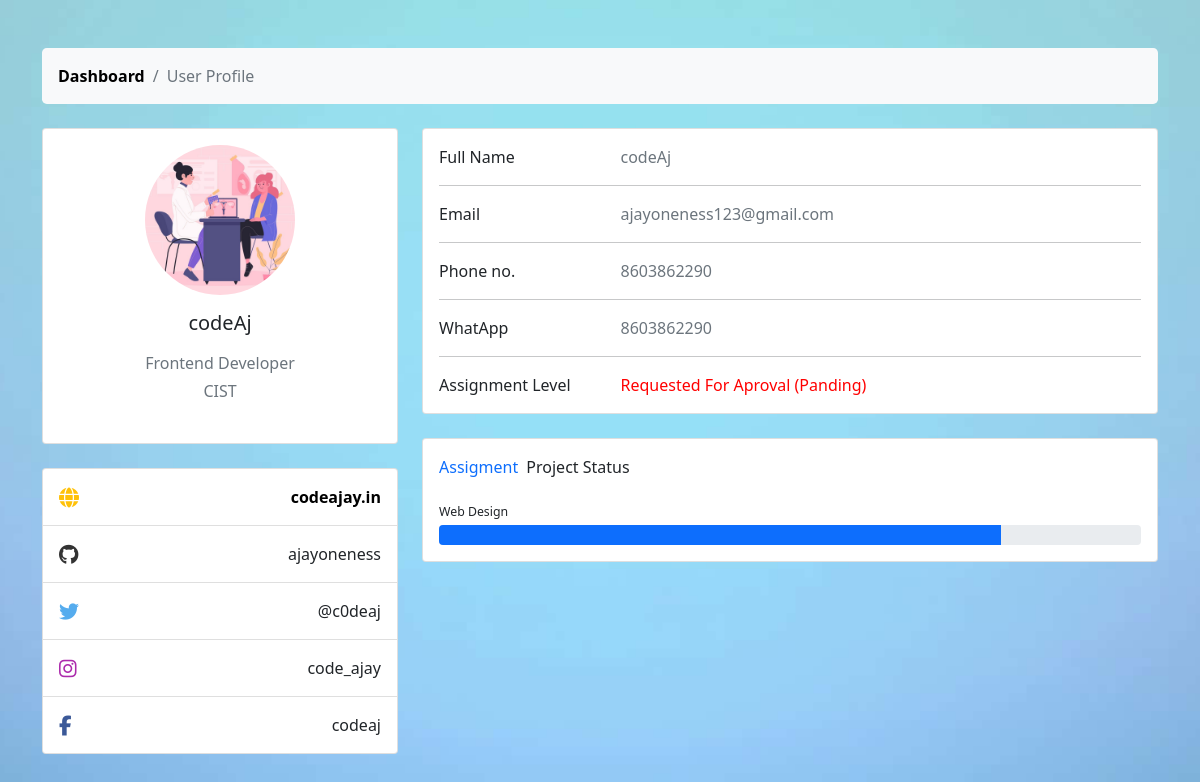
The page /profile/ (signed in) on the database as committed earlier.
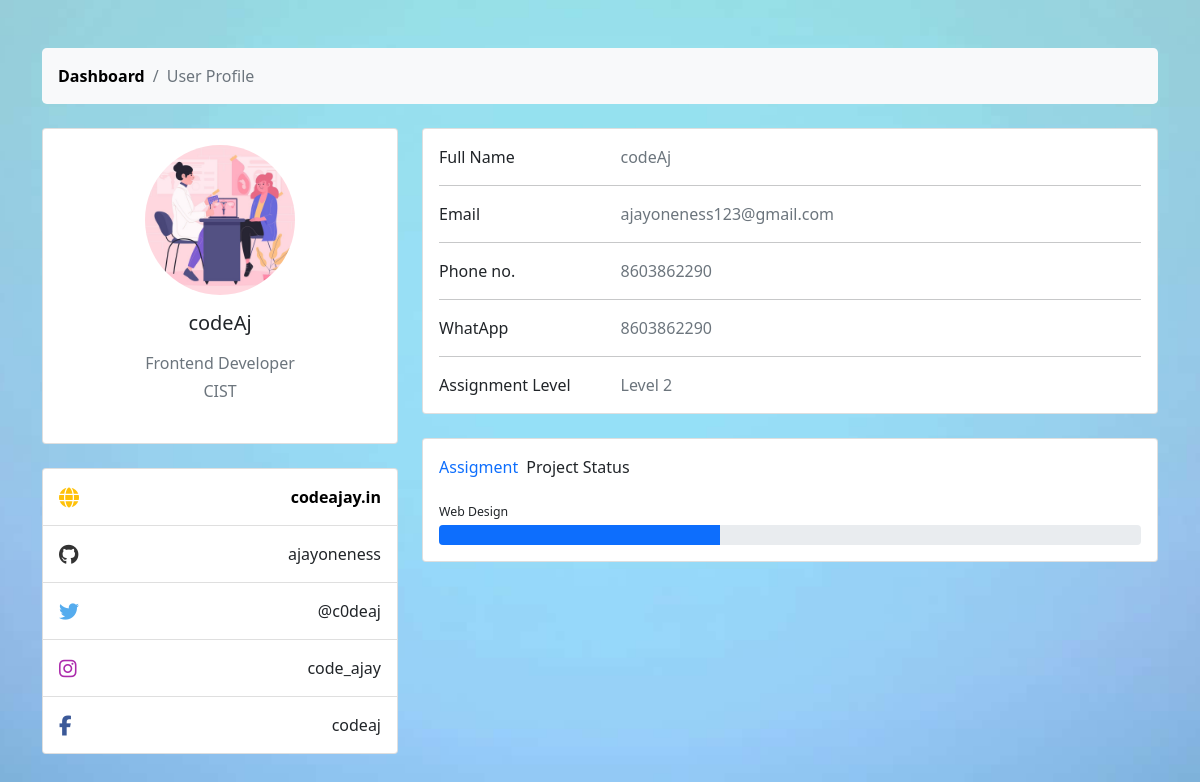
The same page on the database as committed later.
### accounts/models.py (models this page shows, shortened)
class Student(AbstractBaseUser, PermissionsMixin):
    STATUS_NOT_STARTED = 'not_started'
    STATUS_IN_PROGRESS = 'in_progress'
    STATUS_UNDER_REVIEW = 'under_review'
    STATUS_COMPLETED = 'completed'
    STATUS_REJECTED = 'rejected'
    STATUS_CHOICES = [
        (STATUS_NOT_STARTED, 'Not Started'),
        (STATUS_IN_PROGRESS, 'In Progress'),
        (STATUS_UNDER_REVIEW, 'Under Review'),
        (STATUS_COMPLETED, 'Completed'),
        (STATUS_REJECTED, 'Rejected'),
    ]
    email = models.EmailField(unique=True)
    name = models.CharField(max_length=255)
    profile_pic = models.ImageField(upload_to='profile_pics/', null=True, blank=True)
    phone_no = models.CharField(max_length=15, null=True, blank=True)
    whatsapp_no = models.CharField(max_length=15, null=True, blank=True)
    college = models.CharField(max_length=255, null=True, blank=True)
    domain = models.ForeignKey(Domain, on_delete=models.SET_NULL, null=True, blank=True)
    assignment1 = models.ForeignKey(Assignment, on_delete=models.SET_NULL, null=True, blank=True, related_name='assignment1')
    assignment1status = models.CharField(
        max_length=20,
        choices=STATUS_CHOICES,
        default=STATUS_NOT_STARTED,
    )
    assignment1starttime = models.DateTimeField(blank=True,null=True)
    assignment1endttime = models.DateTimeField(blank=True,null=True)
    assignment1rejectioncount = models.IntegerField(default=0)
    assignment2 = models.ForeignKey(Assignment, on_delete=models.SET_NULL, null=True, blank=True, related_name='assignment2')
    assignment2status = models.CharField(
        max_length=20,
        choices=STATUS_CHOICES,
        default=STATUS_NOT_STARTED,
    )
    assignment2starttime = models.DateTimeField(blank=True,null=True)
    assignment2endttime = models.DateTimeField(blank=True,null=True)
    assignment2rejectioncount = models.IntegerField(default=0)
    assignment3 = models.ForeignKey(Assignment, on_delete=models.SET_NULL, null=True, blank=True, related_name='assignment3')
    assignment3status = models.CharField(
        max_length=20,
        choices=STATUS_CHOICES,
        default=STATUS_NOT_STARTED,
    )
    assignment3starttime = models.DateTimeField(blank=True,null=True)
    assignment3endttime = models.DateTimeField(blank=True,null=True)
    assignment3rejectioncount = models.IntegerField(default=0)
    level_choices_student = [(0, 'Not Started'), (1, 'Level 1'), (2, 'Level 2'), (3, 'Level 3'), (4, 'pending'), (5, 'Certificate Level')]
    level_student = models.IntegerField(choices=level_choices_student, default=0)
    otp = models.IntegerField(null=True, blank=True)
    is_active = models.BooleanField(default=True)
    is_staff = models.BooleanField(default=False)
    date_joined = models.DateTimeField(default=timezone.now)
    objects = StudentManager()
    USERNAME_FIELD = 'email'
    REQUIRED_FIELDS = ['name']

class Domain(models.Model):
    domain_name = models.CharField(max_length=255)
    domain_description = models.TextField()
    def __str__(self):
        return self.domain_name

### accounts/views.py (the view)
# urls.py: path('profile/',views.Profile,name="profile"),
@login_required(login_url='/')
def Profile(request):
    return render(request,"profile.html")

### templates/profile.html (shortened to what the changed rows need)
{% load static %}
<!DOCTYPE html>
<html lang="en">
<head>
<link href="https://cdn.jsdelivr.net/npm/bootstrap@5.0.2/dist/css/bootstrap.min.css" rel="stylesheet">
<link rel="stylesheet" href="https://cdnjs.cloudflare.com/ajax/libs/font-awesome/6.5.2/css/all.min.css" />
</head>
<body>
    <section>
        <div class="container py-5">
          <div class="row">
            <div class="col-lg-4">
              <div class="card mb-4">
                <div class="card-body text-center">
                  {% if user.profile_pic %}
                  <img src="{{user.profile_pic.url}}" alt="avatar"
                    class="rounded-circle img-fluid" style="width: 150px;">
                  {% else %}
                  <img src="https://t4.ftcdn.net/jpg/01/07/43/45/360_F_107434511_iarF2z88c6Ds6AlgtwotHSAktWCdYOn7.jpg" alt="avatar"
                    class="rounded-circle img-fluid" style="width: 150px;">
                  {% endif %}
                  <h5 class="my-3">{{user.name}}</h5>
                  <p class="text-muted mb-1">{{user.domain}}</p>
                  <p class="text-muted mb-4">{{user.college}}</p>
                </div>
              </div>
            </div>
            <div class="col-lg-8">
              <div class="card mb-4">
                <div class="card-body">
                  <div class="row">
                    <div class="col-sm-9">
                      <p class="text-muted mb-0">{{user.name}}</p>
                    </div>
                  </div>
                  <div class="row">
                    <div class="col-sm-9">
                      <p class="text-muted mb-0">{{user.email}}</p>
                    </div>
                  </div>
                  <div class="row">
                    <div class="col-sm-9">
                      <p class="text-muted mb-0">{{user.phone_no}}</p>
                    </div>
                  </div>
                  <div class="row">
                    <div class="col-sm-9">
                      <p class="text-muted mb-0">{{user.whatsapp_no}}</p>
                    </div>
                  </div>
                  <div class="row">
                    <div class="col-sm-9">
                      {% if user.level_student == 4 %}
                      <p class="text-mut mb-0" style="color:red;">Requested For Aproval (Panding) </p>
                      {% else %}
                      <p class="text-muted mb-0">Level {{user.level_student}}</p>
                      {% endif %}
                    </div>
                  </div>
                </div>
              </div>
              <div class="row">
                <div class="col-md-12">
                  <div class="card mb-4 mb-md-0">
                    <div class="card-body">
                      <div class="progress rounded" style="height: 20px;">
                        {% if user.level_student == 0 %}
                        <div class="progress-bar" style="color:Orange" role="progressbar" style="width: 0%" aria-valuenow="0"
                          aria-valuemin="0" aria-valuemax="100"></div>
                        {% elif user.level_student == 1 %}
                        <div class="progress-bar" style="color:Orange" role="progressbar" style="width: 20%" aria-valuenow="20"
                          aria-valuemin="0" aria-valuemax="100"></div>
                        {% elif user.level_student == 2 %}
                        <div class="progress-bar"  role="progressbar" style="width: 40%" aria-valuenow="40"
                          aria-valuemin="0" aria-valuemax="100"></div>
                        {% elif user.level_student == 3 %}
                        <div class="progress-bar" role="progressbar" style="width: 60%" aria-valuenow="60"
                          aria-valuemin="0" aria-valuemax="100"></div>
                          {% elif user.level_student == 4 %}
                          <div class="progress-bar" role="progressbar" style="width: 80%" aria-valuenow="80"
                          aria-valuemin="0" aria-valuemax="100"></div>
                          {% elif user.level_student == 5 %}
                          <div class="progress-bar" role="progressbar" style="width: 100%" aria-valuenow="100"
                          aria-valuemin="0" aria-valuemax="100"></div>
                          {% endif %}
                      </div>
                    </div>
                  </div>
                </div>
              </div>
            </div>
          </div>
        </div>
      </section>
</body>
</html>

Rows that differ between the two databases and show on the page:
changed Student "codeAj": level_student (not shown) → "2"
Other text that changed with them:
text no longer shown: "Requested For Aproval (Panding)"
text now shown: "Level"
